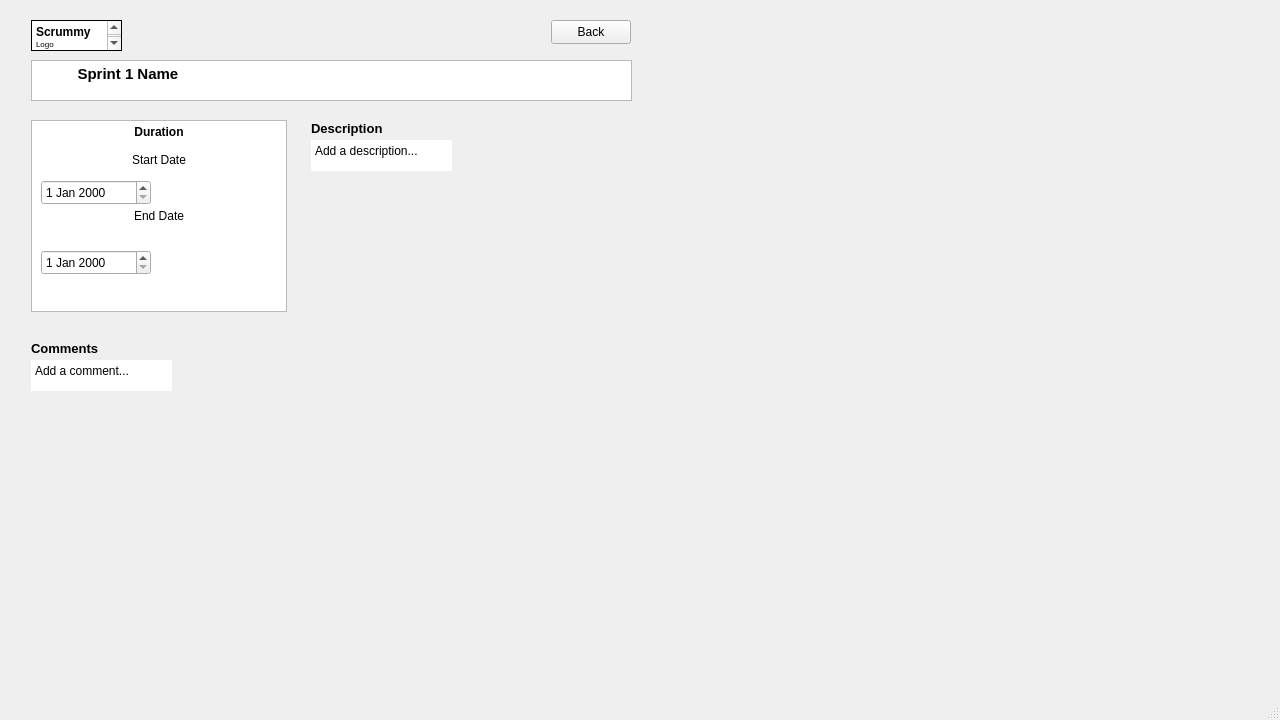
<?xml version="1.0" encoding="UTF-8"?>
<ui version="4.0">
 <class>Sprints</class>
 <widget class="QMainWindow" name="Sprints">
  <property name="geometry">
   <rect>
    <x>0</x>
    <y>0</y>
    <width>1280</width>
    <height>720</height>
   </rect>
  </property>
  <property name="minimumSize">
   <size>
    <width>1280</width>
    <height>720</height>
   </size>
  </property>
  <property name="maximumSize">
   <size>
    <width>1280</width>
    <height>720</height>
   </size>
  </property>
  <property name="windowTitle">
   <string>MainWindow</string>
  </property>
  <widget class="QWidget" name="centralwidget">
   <widget class="QTimeEdit" name="timeEdit">
    <property name="geometry">
     <rect>
      <x>161</x>
      <y>180</y>
      <width>118</width>
      <height>25</height>
     </rect>
    </property>
   </widget>
   <widget class="QTextEdit" name="textEdit_2">
    <property name="geometry">
     <rect>
      <x>311</x>
      <y>140</y>
      <width>141</width>
      <height>31</height>
     </rect>
    </property>
    <property name="frameShape">
     <enum>QFrame::NoFrame</enum>
    </property>
    <property name="html">
     <string>&lt;!DOCTYPE HTML PUBLIC &quot;-//W3C//DTD HTML 4.0//EN&quot; &quot;http://www.w3.org/TR/REC-html40/strict.dtd&quot;&gt;
&lt;html&gt;&lt;head&gt;&lt;meta name=&quot;qrichtext&quot; content=&quot;1&quot; /&gt;&lt;meta charset=&quot;utf-8&quot; /&gt;&lt;style type=&quot;text/css&quot;&gt;
p, li { white-space: pre-wrap; }
hr { height: 1px; border-width: 0; }
li.unchecked::marker { content: &quot;\2610&quot;; }
li.checked::marker { content: &quot;\2612&quot;; }
&lt;/style&gt;&lt;/head&gt;&lt;body style=&quot; font-family:'Segoe UI'; font-size:9pt; font-weight:400; font-style:normal;&quot;&gt;
&lt;p style=&quot; margin-top:0px; margin-bottom:0px; margin-left:0px; margin-right:0px; -qt-block-indent:0; text-indent:0px;&quot;&gt;Add a description...&lt;/p&gt;&lt;/body&gt;&lt;/html&gt;</string>
    </property>
   </widget>
   <widget class="QTextBrowser" name="textBrowser">
    <property name="geometry">
     <rect>
      <x>31</x>
      <y>20</y>
      <width>91</width>
      <height>31</height>
     </rect>
    </property>
    <property name="frameShape">
     <enum>QFrame::Box</enum>
    </property>
    <property name="frameShadow">
     <enum>QFrame::Plain</enum>
    </property>
    <property name="html">
     <string>&lt;!DOCTYPE HTML PUBLIC &quot;-//W3C//DTD HTML 4.0//EN&quot; &quot;http://www.w3.org/TR/REC-html40/strict.dtd&quot;&gt;
&lt;html&gt;&lt;head&gt;&lt;meta name=&quot;qrichtext&quot; content=&quot;1&quot; /&gt;&lt;meta charset=&quot;utf-8&quot; /&gt;&lt;style type=&quot;text/css&quot;&gt;
p, li { white-space: pre-wrap; }
hr { height: 1px; border-width: 0; }
li.unchecked::marker { content: &quot;\2610&quot;; }
li.checked::marker { content: &quot;\2612&quot;; }
&lt;/style&gt;&lt;/head&gt;&lt;body style=&quot; font-family:'Segoe UI'; font-size:9pt; font-weight:400; font-style:normal;&quot;&gt;
&lt;p style=&quot; margin-top:0px; margin-bottom:0px; margin-left:0px; margin-right:0px; -qt-block-indent:0; text-indent:0px;&quot;&gt;&lt;span style=&quot; font-weight:700;&quot;&gt;Scrummy&lt;/span&gt;&lt;/p&gt;
&lt;p style=&quot; margin-top:0px; margin-bottom:0px; margin-left:0px; margin-right:0px; -qt-block-indent:0; text-indent:0px;&quot;&gt;&lt;span style=&quot; font-size:6pt;&quot;&gt;Logo&lt;/span&gt;&lt;/p&gt;&lt;/body&gt;&lt;/html&gt;</string>
    </property>
   </widget>
   <widget class="QTimeEdit" name="timeEdit_2">
    <property name="geometry">
     <rect>
      <x>161</x>
      <y>250</y>
      <width>118</width>
      <height>25</height>
     </rect>
    </property>
   </widget>
   <widget class="QTextBrowser" name="textBrowser_3">
    <property name="geometry">
     <rect>
      <x>31</x>
      <y>120</y>
      <width>256</width>
      <height>192</height>
     </rect>
    </property>
    <property name="html">
     <string>&lt;!DOCTYPE HTML PUBLIC &quot;-//W3C//DTD HTML 4.0//EN&quot; &quot;http://www.w3.org/TR/REC-html40/strict.dtd&quot;&gt;
&lt;html&gt;&lt;head&gt;&lt;meta name=&quot;qrichtext&quot; content=&quot;1&quot; /&gt;&lt;meta charset=&quot;utf-8&quot; /&gt;&lt;style type=&quot;text/css&quot;&gt;
p, li { white-space: pre-wrap; }
hr { height: 1px; border-width: 0; }
li.unchecked::marker { content: &quot;\2610&quot;; }
li.checked::marker { content: &quot;\2612&quot;; }
&lt;/style&gt;&lt;/head&gt;&lt;body style=&quot; font-family:'Segoe UI'; font-size:9pt; font-weight:400; font-style:normal;&quot;&gt;
&lt;p align=&quot;center&quot; style=&quot; margin-top:0px; margin-bottom:0px; margin-left:0px; margin-right:0px; -qt-block-indent:0; text-indent:0px;&quot;&gt;&lt;span style=&quot; font-weight:700;&quot;&gt;Duration&lt;/span&gt;&lt;/p&gt;
&lt;p style=&quot;-qt-paragraph-type:empty; margin-top:0px; margin-bottom:0px; margin-left:0px; margin-right:0px; -qt-block-indent:0; text-indent:0px; font-weight:700;&quot;&gt;&lt;br /&gt;&lt;/p&gt;
&lt;p align=&quot;center&quot; style=&quot; margin-top:0px; margin-bottom:0px; margin-left:0px; margin-right:0px; -qt-block-indent:0; text-indent:0px;&quot;&gt;Start Date&lt;/p&gt;
&lt;p style=&quot;-qt-paragraph-type:empty; margin-top:0px; margin-bottom:0px; margin-left:0px; margin-right:0px; -qt-block-indent:0; text-indent:0px;&quot;&gt;&lt;br /&gt;&lt;/p&gt;
&lt;p style=&quot;-qt-paragraph-type:empty; margin-top:0px; margin-bottom:0px; margin-left:0px; margin-right:0px; -qt-block-indent:0; text-indent:0px;&quot;&gt;&lt;br /&gt;&lt;/p&gt;
&lt;p style=&quot;-qt-paragraph-type:empty; margin-top:0px; margin-bottom:0px; margin-left:0px; margin-right:0px; -qt-block-indent:0; text-indent:0px;&quot;&gt;&lt;br /&gt;&lt;/p&gt;
&lt;p align=&quot;center&quot; style=&quot; margin-top:0px; margin-bottom:0px; margin-left:0px; margin-right:0px; -qt-block-indent:0; text-indent:0px;&quot;&gt;End Date&lt;/p&gt;&lt;/body&gt;&lt;/html&gt;</string>
    </property>
   </widget>
   <widget class="QLabel" name="label_2">
    <property name="geometry">
     <rect>
      <x>311</x>
      <y>120</y>
      <width>71</width>
      <height>16</height>
     </rect>
    </property>
    <property name="font">
     <font>
      <pointsize>10</pointsize>
      <bold>true</bold>
     </font>
    </property>
    <property name="text">
     <string>Description</string>
    </property>
   </widget>
   <widget class="QPushButton" name="pushButton_2">
    <property name="geometry">
     <rect>
      <x>550</x>
      <y>70</y>
      <width>71</width>
      <height>21</height>
     </rect>
    </property>
    <property name="text">
     <string>Delete</string>
    </property>
   </widget>
   <widget class="QTextEdit" name="textEdit">
    <property name="geometry">
     <rect>
      <x>31</x>
      <y>360</y>
      <width>141</width>
      <height>31</height>
     </rect>
    </property>
    <property name="palette">
     <palette>
      <active/>
      <inactive/>
      <disabled>
       <colorrole role="WindowText">
        <brush brushstyle="SolidPattern">
         <color alpha="255">
          <red>255</red>
          <green>255</green>
          <blue>255</blue>
         </color>
        </brush>
       </colorrole>
       <colorrole role="AlternateBase">
        <brush brushstyle="SolidPattern">
         <color alpha="255">
          <red>85</red>
          <green>255</green>
          <blue>255</blue>
         </color>
        </brush>
       </colorrole>
      </disabled>
     </palette>
    </property>
    <property name="frameShape">
     <enum>QFrame::NoFrame</enum>
    </property>
    <property name="html">
     <string>&lt;!DOCTYPE HTML PUBLIC &quot;-//W3C//DTD HTML 4.0//EN&quot; &quot;http://www.w3.org/TR/REC-html40/strict.dtd&quot;&gt;
&lt;html&gt;&lt;head&gt;&lt;meta name=&quot;qrichtext&quot; content=&quot;1&quot; /&gt;&lt;meta charset=&quot;utf-8&quot; /&gt;&lt;style type=&quot;text/css&quot;&gt;
p, li { white-space: pre-wrap; }
hr { height: 1px; border-width: 0; }
li.unchecked::marker { content: &quot;\2610&quot;; }
li.checked::marker { content: &quot;\2612&quot;; }
&lt;/style&gt;&lt;/head&gt;&lt;body style=&quot; font-family:'Segoe UI'; font-size:9pt; font-weight:400; font-style:normal;&quot;&gt;
&lt;p style=&quot; margin-top:0px; margin-bottom:0px; margin-left:0px; margin-right:0px; -qt-block-indent:0; text-indent:0px;&quot;&gt;Add a comment...&lt;/p&gt;&lt;/body&gt;&lt;/html&gt;</string>
    </property>
   </widget>
   <widget class="QDateEdit" name="dateEdit_2">
    <property name="geometry">
     <rect>
      <x>41</x>
      <y>250</y>
      <width>110</width>
      <height>25</height>
     </rect>
    </property>
   </widget>
   <widget class="QLabel" name="label">
    <property name="geometry">
     <rect>
      <x>31</x>
      <y>340</y>
      <width>71</width>
      <height>16</height>
     </rect>
    </property>
    <property name="font">
     <font>
      <pointsize>10</pointsize>
      <bold>true</bold>
     </font>
    </property>
    <property name="cursor">
     <cursorShape>OpenHandCursor</cursorShape>
    </property>
    <property name="frameShape">
     <enum>QFrame::NoFrame</enum>
    </property>
    <property name="text">
     <string>Comments</string>
    </property>
   </widget>
   <widget class="QDateEdit" name="dateEdit">
    <property name="geometry">
     <rect>
      <x>41</x>
      <y>180</y>
      <width>110</width>
      <height>25</height>
     </rect>
    </property>
   </widget>
   <widget class="QPushButton" name="pushButton">
    <property name="geometry">
     <rect>
      <x>551</x>
      <y>20</y>
      <width>80</width>
      <height>24</height>
     </rect>
    </property>
    <property name="font">
     <font>
      <bold>false</bold>
     </font>
    </property>
    <property name="text">
     <string>Back</string>
    </property>
   </widget>
   <widget class="QTextBrowser" name="textBrowser_2">
    <property name="geometry">
     <rect>
      <x>31</x>
      <y>60</y>
      <width>601</width>
      <height>41</height>
     </rect>
    </property>
    <property name="html">
     <string>&lt;!DOCTYPE HTML PUBLIC &quot;-//W3C//DTD HTML 4.0//EN&quot; &quot;http://www.w3.org/TR/REC-html40/strict.dtd&quot;&gt;
&lt;html&gt;&lt;head&gt;&lt;meta name=&quot;qrichtext&quot; content=&quot;1&quot; /&gt;&lt;meta charset=&quot;utf-8&quot; /&gt;&lt;style type=&quot;text/css&quot;&gt;
p, li { white-space: pre-wrap; }
hr { height: 1px; border-width: 0; }
li.unchecked::marker { content: &quot;\2610&quot;; }
li.checked::marker { content: &quot;\2612&quot;; }
&lt;/style&gt;&lt;/head&gt;&lt;body style=&quot; font-family:'Segoe UI'; font-size:9pt; font-weight:400; font-style:normal;&quot;&gt;
&lt;p style=&quot; margin-top:0px; margin-bottom:0px; margin-left:0px; margin-right:0px; -qt-block-indent:0; text-indent:0px;&quot;&gt;&lt;span style=&quot; font-size:11pt; font-weight:700; color:#00aaff;&quot;&gt;          &lt;/span&gt;&lt;span style=&quot; font-size:11pt; font-weight:700; color:#000000;&quot;&gt;Sprint 1 Name&lt;/span&gt;&lt;/p&gt;&lt;/body&gt;&lt;/html&gt;</string>
    </property>
   </widget>
  </widget>
  <widget class="QMenuBar" name="menubar">
   <property name="geometry">
    <rect>
     <x>0</x>
     <y>0</y>
     <width>1280</width>
     <height>21</height>
    </rect>
   </property>
  </widget>
  <widget class="QStatusBar" name="statusbar"/>
 </widget>
 <resources/>
 <connections/>
</ui>
